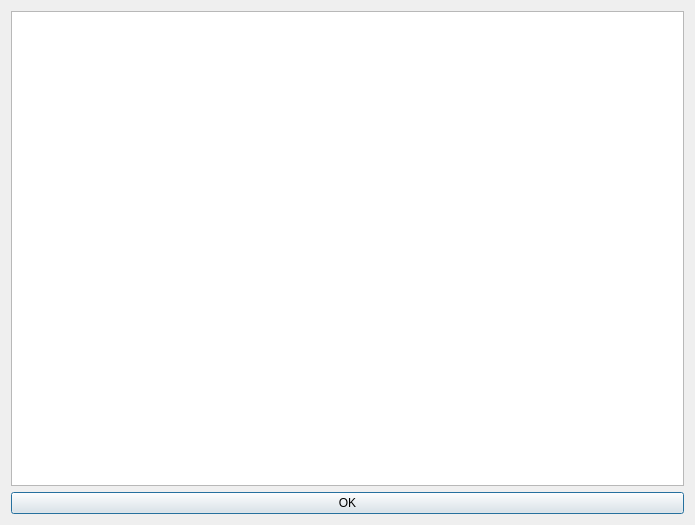
<?xml version="1.0" encoding="UTF-8"?>
<ui version="4.0">
 <class>HelpDialog</class>
 <widget class="QDialog" name="HelpDialog">
  <property name="geometry">
   <rect>
    <x>0</x>
    <y>0</y>
    <width>695</width>
    <height>525</height>
   </rect>
  </property>
  <property name="windowTitle">
   <string>Help </string>
  </property>
  <property name="windowIcon">
   <iconset resource="../toolbarIcons.qrc">
    <normaloff>:/logo/images/icon_31x64.png</normaloff>:/logo/images/icon_31x64.png</iconset>
  </property>
  <layout class="QVBoxLayout" name="verticalLayout_2">
   <item>
    <layout class="QVBoxLayout" name="verticalLayout">
     <item>
      <widget class="QTextBrowser" name="helpAreaText">
       <property name="html">
        <string>&lt;!DOCTYPE HTML PUBLIC &quot;-//W3C//DTD HTML 4.0//EN&quot; &quot;http://www.w3.org/TR/REC-html40/strict.dtd&quot;&gt;
&lt;html&gt;&lt;head&gt;&lt;meta name=&quot;qrichtext&quot; content=&quot;1&quot; /&gt;&lt;style type=&quot;text/css&quot;&gt;
p, li { white-space: pre-wrap; }
&lt;/style&gt;&lt;/head&gt;&lt;body style=&quot; font-family:'Ubuntu'; font-size:11pt; font-weight:400; font-style:normal;&quot;&gt;
&lt;p style=&quot;-qt-paragraph-type:empty; margin-top:0px; margin-bottom:0px; margin-left:0px; margin-right:0px; -qt-block-indent:0; text-indent:0px;&quot;&gt;&lt;br /&gt;&lt;/p&gt;&lt;/body&gt;&lt;/html&gt;</string>
       </property>
      </widget>
     </item>
     <item>
      <widget class="QPushButton" name="okHelpDialog">
       <property name="text">
        <string>OK</string>
       </property>
      </widget>
     </item>
    </layout>
   </item>
  </layout>
 </widget>
 <resources>
  <include location="../toolbarIcons.qrc"/>
 </resources>
 <connections/>
</ui>
